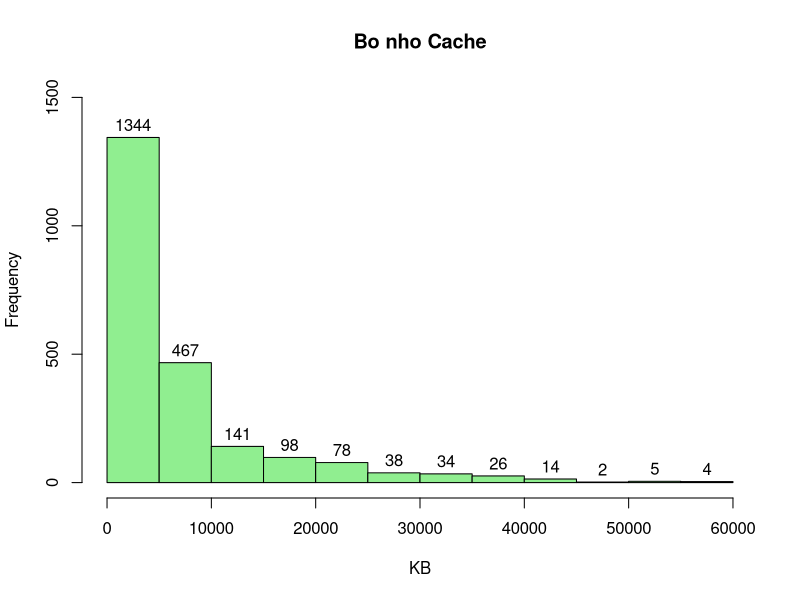
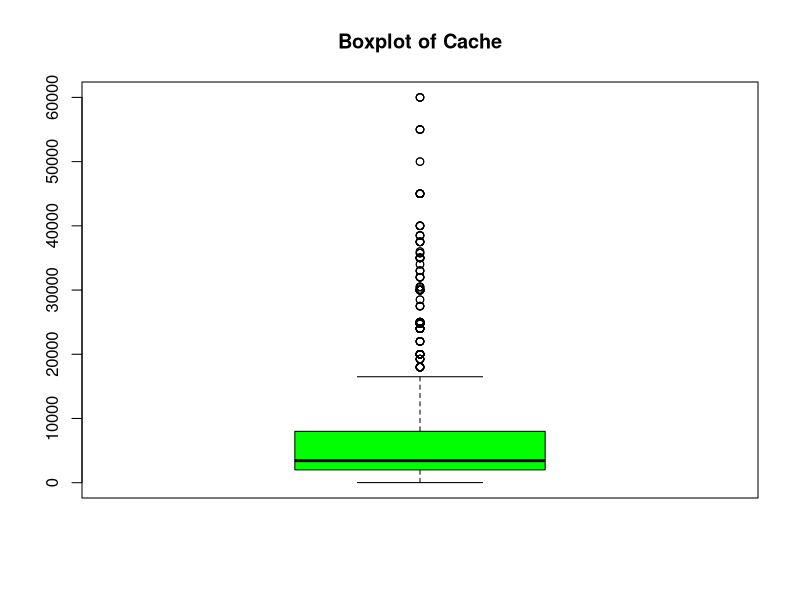
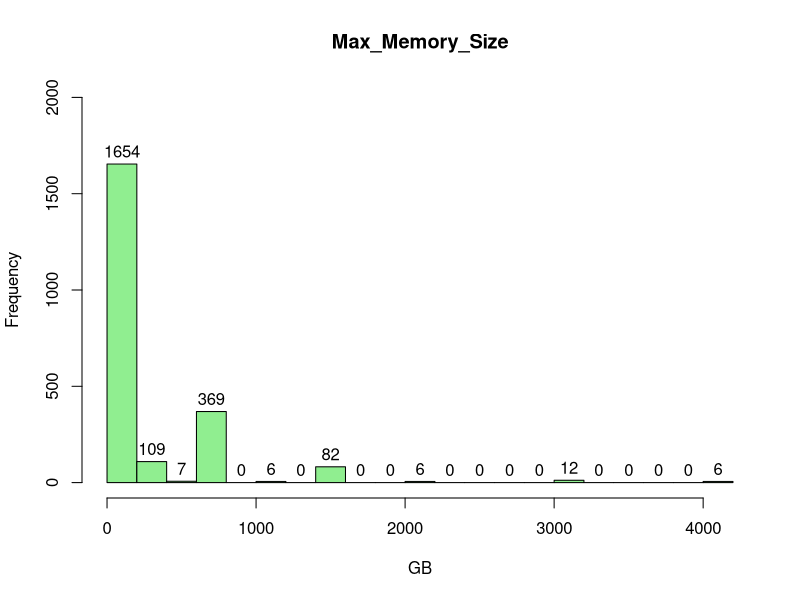
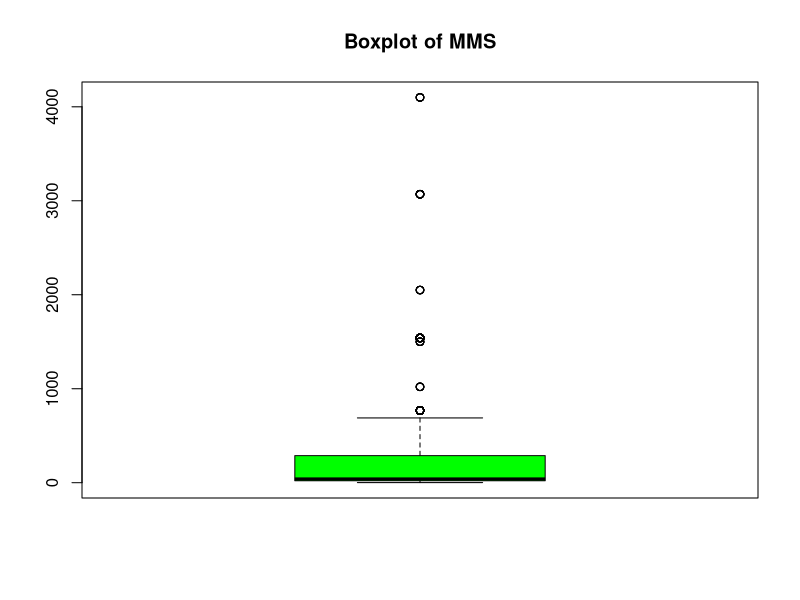

Write R code to recreate these figures, in order. (Note: this script raises an error after producing the figures.)
# INSTALL PACKAGE
# install.packages("tidyr")
# install.packages("dplyr")
# install.packages("stringr")

# ---------------------------
# Includes
library(tidyr)
library(stringr)
library(dplyr)

# ---------------------------
# User Function
# ---------------------------
### CLEAN FUNCTIONS ###
# Brief: Remove "empty" rows from the table
# Arguments: data - table data; column_names - working column
# e.g: new_data <- CleanData_rm(new_data, Product_Collection)
CleanData_rm <- function(data, column_name) {
  data %>% filter( # Loc tat ca cac dong thoa man dieu kien
    # {{ vec }} acts as a placeholder
    # for any column name as arg
    !is.na({{ column_name }}) &
      {{ column_name }} != "N/A" &
      {{ column_name }} != ""
  )
}
# Brief: Fill the missing values by same Sample_Vector name
# Arguments: data - table data; column_names - working column;
#             sample_column_name - column to fill based on same value
# e.g: new_data <- CleanData_f_name(new_data, Cache, Product_Collection)
CleanData_f_name <- function(data, column_name, sample_column_name) {
  data %>%
    # groups the data frame by the sample column.
    group_by({{ sample_column_name }}) %>%
    mutate({{ column_name }} := ifelse(
      {{ column_name }} %in% c(NA, "N/A", ""),
      # Replace NA values with the first non-NA value from
      # the sample column.
      first({{ column_name }}[
        !is.na({{ column_name }}) &
          {{ column_name }} != "N/A" &
          {{ column_name }} != ""
      ]),
      # else just keep its value
      {{ column_name }}
    ))
}
# Brief: Fill the missing values by average values
# Arguments: data - table data; column_name - working column
# e.g: new_data <- CleanData_f_avr(new_data, Product_Collection)
CleanData_f_avr <- function(data, column_name) {
  data %>%
    mutate({{ column_name }} := ifelse(
      {{ column_name }} %in% c(NA, "N/A", ""),
      # na.rm: Skip the NA value in column_name
      {{ column_name }} %>%
        get_num() %>%
        mean(na.rm = TRUE),
      # else do nothing
      {{ column_name }}
    ))
}
# Brief: Fill the missing values by average of Sample_Vector name
# Arguments: data - table data; column_names - working column;
#             sample_column_name - column to fill based on same value
# e.g: new_data <- CleanData_f_name_avr(new_data, Cache, Product_Collection)
CleanData_f_name_avr <- function(data, column_name, sample_column_name) {
  data %>%
    # groups the data frame by the sample column.
    group_by({{ sample_column_name }}) %>%
    mutate({{ column_name }} := ifelse(
      {{ column_name }} %in% c(NA, "N/A", ""),
      # Replace NA values with the first non-NA value from
      # the sample column.
      {{ column_name }} %>%
        get_num() %>%
        mean(na.rm = TRUE),
      # else just keep its value
      {{ column_name }}
    ))
}
#-----------------
# Brief: Fill the missing values by the most repeated value
#         of Sample_Vector name
# Arguments: data - table data; column_names - working column;
#             sample_column_name - column to fill based on same value
# e.g: new_data <- CleanData_f_name_mod(new_data, Cache, Product_Collection)
CleanData_f_name_mod <- function(data, column_name, sample_column_name) {
  data %>%
    # groups the data frame by the sample column.
    group_by({{ sample_column_name }}) %>%
    mutate({{ column_name }} := ifelse(
      {{ column_name }} %in% c(NA, "N/A", ""),
      Mod({{ column_name}}),
      {{ column_name }}
    ))
}
#-----------------
### OUTLIER ###
# Define: an outlier if it is 1.5 times the interquartile range greater than the
# third quartile (Q3) or 1.5 times the interquartile range less than the first
# quartile (Q1).
# Brief: Find the outlier of the data
# Arguments: data - data table
#             column_name - access data column name
# e.g: outlier_cache <- outlier_finder(new_data, new_data$Cache)
outlier_finder <- function(data, column_name) {
  q1 <- quantile(column_name, 0.25, na.rm = TRUE)
  q3 <- quantile(column_name, 0.75, na.rm = TRUE)
  iqr <- q3 - q1
  outliers <- data %>%
    subset(
      column_name < (q1 - 1.5 * iqr) |
        column_name > (q3 + 1.5 * iqr)
    )
  return(outliers)
}

### CONVERT FUNCTIONS ###
# Brief: Convert data into number
# Arguments: x - data to convert
# e.g: new_data$col_to_convert <- sapply(new_data$col_to_convert, get_num)
get_num <- function(x) {
  x %>%
    str_extract("[\\d]*[.]?[\\d]+") %>% # Get the first number
    as.numeric(na.rm = TRUE) # covert into number
}
#-----------------
# Brief: Convert data into same unit (Mega)
# Arguments: x - data to convert
# e.g: new_data$col_to_convert <- sapply(new_data$col_to_convert, unit_to_M )
unit_to_M <- function(x) {
  # Check if the input is numeric (why do you use this function)
  if (is.numeric(x)) {
    return(x)
  }
  num <- get_num(x)
  # Determine the conversion factor based on the unit
  unit <- x %>%
    gsub("[0-9. ]", "", .) %>% # remove all number digits
    substr(1, 1) %>% # get the first letter
    toupper() # uppercase the unit
  fac <- switch(unit,
                K = 1 / 1000, # kHz to MHz
                M = 1, # MHz to MHz
                G = 1000, # GHz to MHz
                T = 1000000, # THz to MHz
                1 # Default: MHz
  )
  return(num * fac)
}
SizeMemory <- function(x) {
  if (is.numeric(x)) {
    return(x)
  } else if (grepl("K", x)) {
    y <- 0.000001
  } else if (grepl("M", x)) {
    y <- 0.001
  } else if (grepl("G", x)) {
    y <- 1
  } else if (grepl("T", x)) {
    y <- 1000
  } else {
    y <- 1
  }
  return(y * get_num(x))
}
CacheMapper <- function(x) {
  if (is.numeric(x)) {
    return(x)
  } else if (grepl("K", x)) {
    y <- 1
  } else if (grepl("M", x)) {
    y <- 1000
  } else if (grepl("G", x)) {
    y <- 1000000
  } else if (grepl("T", x)) {
    y <- 1000000000
  } else {
    y <- 1
  }
  return(y * get_num(x))
}
#-----------------
### PLOT ###
# Brief: Create histogram for a given column
# Arguments:  - column_name: working column
#             - name: Name of the column
#             - xlabel: unit of working column
#             - max: maximum value of y axis
# e.g: hist_plot("Bo nho Cache", new_data$Cache, MB, 512)
hist_plot <- function(name, column_name, xlabel, max) {
  hist(column_name,
       main = name,
       xlab = xlabel,
       ylab = "Frequency",
       ylim = c(0, max),
       labels = TRUE,
       breaks = 15,
       col = "lightgreen"
  )
}

#################################
#       Data Pre-processing
#################################
# ---------------------------
# Read data
data <- read.csv("Data//Intel_CPUs.csv")
# ---------------------------
# Extract data
new_data <- data[, c(
  "Product_Collection",
  "Vertical_Segment",
  "Bus_Speed",
  "Cache",
  "Graphics_Video_Max_Memory",
  "Max_Memory_Bandwidth",
  "Max_nb_of_Memory_Channels",
  "Max_Memory_Size",
  "nb_of_Cores",
  "Processor_Base_Frequency",
  "Recommended_Customer_Price",
  "TDP",
  "DirectX_Support",
  "PCI_Express_Revision"
)]
str(new_data)
# ---------------------------
### PROCESSING MISSING DATA ###
# Count missing data on new data label
missing_data <- new_data %>%
  sapply(
    function(x) {
      sum(
        x %>% is.na() | x %>% sapply(is.null) |
          x %>% sapply(function(x) (x == "" | x == "N/A"))
      )
    }
  ) %>%
  print()
# Count missing data frequency
missing_data_frequency <- missing_data %>%
  `/`(nrow(new_data)) %>%
  print()
# ---------------------------


### Paste code in here
# TO-DO:
## 1. Kiem tra dinh dang bien
## 2. Kiem tra du lieu bi khuyet, xu ly no (xoa/ die`n vao)
## 3. Xu ly bien ngoai lai
## 4. Tao them bien dinh tinh tu bien dinh luong





# ---------------------------
### Max_nb_of_Memory_Channels ###
# UNIT: None
new_data <- new_data %>%
  mutate(
    Max_nb_of_Memory_Channels = sapply(Max_nb_of_Memory_Channels, get_num)
  ) # Convert into number
# ---------------------------
### Bus_Speed ###
# UNIT: MHz
# Transfer per second to MHz
# TESTING: new_data <- CleanData_rm(new_data, Bus_Speed)
tmp <- separate(new_data,
                col = Bus_Speed,
                into = c("Bus_Speed", "Speed_Unit", "Bus_Type"),
                sep = " ",
                fill = "right"
)

new_data$Bus_Speed <- ifelse(tmp$Speed_Unit == "MHz",
                             as.numeric(tmp$Bus_Speed),
                             as.numeric(tmp$Bus_Speed) * 100
                             # Maybe change when I know wtf is tranfer type and how can convert exactly
)
rm(tmp)
# ---------------------------
### Max Memory Bandwidth ###
# UNIT: GB/s
# TESTING: new_data <- CleanData_rm(new_data, Max_Memory_Bandwidth)
new_data <- new_data %>%
  mutate(
    Max_Memory_Bandwidth = sapply(Max_Memory_Bandwidth, get_num)
  )
# ---------------------------
### Cache ###
# UNIT: KB
# Transfer per second to KB
new_data$Cache <- sapply(new_data$Cache, CacheMapper)
new_data <- CleanData_f_name_avr(new_data, Cache, Vertical_Segment)
new_data <- CleanData_rm(new_data, Cache)
# ---------------------------
### Max_Memory_Size ###
# UNIT: GB
# Transfer per second to GB
new_data$Max_Memory_Size <- sapply(new_data$Max_Memory_Size, SizeMemory)
new_data <- CleanData_f_name_avr(new_data, Max_Memory_Size, Vertical_Segment)
new_data <- CleanData_rm(new_data, Max_Memory_Size)
# ---------------------------
### TDP ###
# UNIT: W
new_data$TDP <- sapply(new_data$TDP, get_num)
new_data <- CleanData_f_name_avr(new_data, TDP, Product_Collection)
new_data <- CleanData_rm(new_data, TDP)
# ---------------------------
### Processor_Base_Frequency ###
# UNIT: GHz
new_data$Processor_Base_Frequency <- sapply(new_data$Processor_Base_Frequency, SizeMemory)
new_data$Processor_Base_Frequency <- round(new_data$Processor_Base_Frequency, digits = 2)
# ---------------------------
### PCI_Express_Revision ###
# UNIT: None
new_data <- new_data %>%
  mutate(
    PCI_Express_Revision = sapply(PCI_Express_Revision, get_num)
  ) # Convert into number
# ---------------------------
### DirectX_Support ###
# UNIT: None
new_data <- new_data %>%
  mutate(
    DirectX_Support = sapply(DirectX_Support, get_num)
  ) # Convert into number
# ---------------------------
### nb_of_Cores ###
# Do_nothing
#################################
#       Descriptive statistics
#################################
# ---------------------------
### Summary statistics ###
#  !Add more specific
summary_stats <- new_data[, c(
  "Bus_Speed",
  "Max_Memory_Bandwidth"
)]
# !Note that not every vectors has to be summarized
# Calculate the average of each sample
mean <- apply(summary_stats, 2, mean)

# Calculate standard derive (correction)
sd <- apply(summary_stats, 2, sd)

# Calculate quartile scores
q1 <- apply(summary_stats, 2, quantile, probs = 0.25, na.rm = TRUE)
med <- apply(summary_stats, 2, median)
q3 <- apply(summary_stats, 2, quantile, probs = 0.75, na.rm = TRUE)

# Calculate min value
min <- apply(summary_stats, 2, min)

# Calculate max value
max <- apply(summary_stats, 2, max)

# Restore the features in tabular form
summary_stats <- data.frame(mean, sd, q1, med, q3, min, max)
# ---------------------------
### Cache statistics ###
hist_plot("Bo nho Cache", new_data$Cache, "KB", 1500)
boxplot(new_data$Cache, main = "Boxplot of Cache", col="green")
### Max_Memory_Size statistics ###
hist_plot("Max_Memory_Size", new_data$Max_Memory_Size, "GB", 2000)
boxplot(new_data$Max_Memory_Size, main = "Boxplot of MMS", col="green")
hist_plot("?", new_data$Recommended_Customer_Price, "x", 2000)
